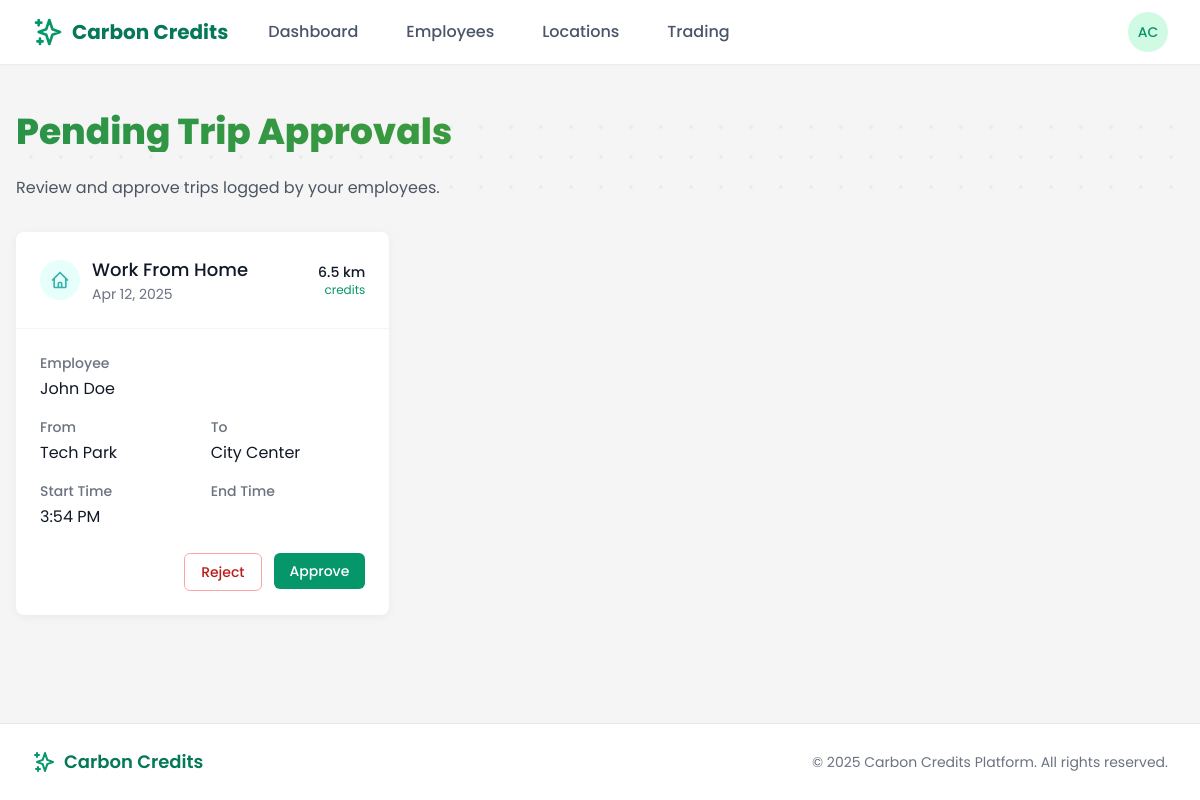
/employer/trips/pending/ (signed in), run on an earlier commit of the app's database.
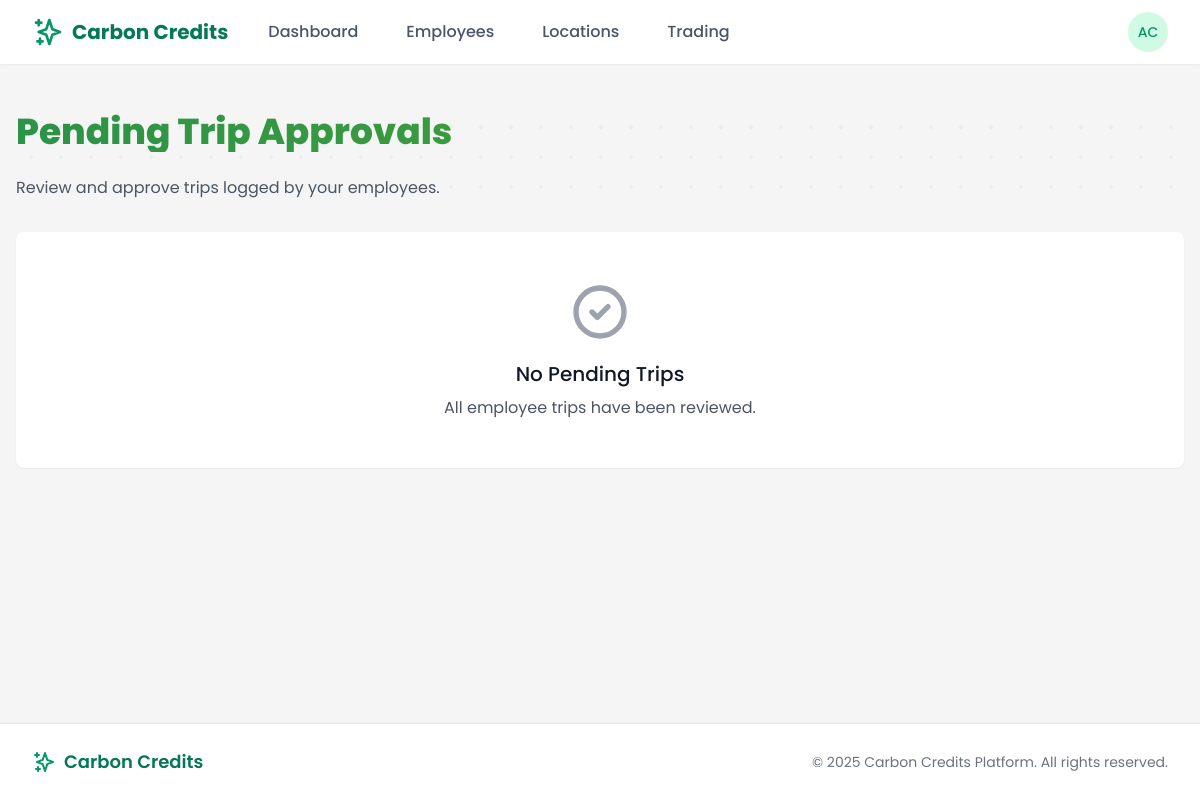
And on a later commit of the database.
### trips/models.py (models this page shows, shortened)
class Trip(models.Model):
    TRANSPORT_MODES = (
        ('car', 'Car (Single Occupancy)'),
        ('carpool', 'Carpool'),
        ('public_transport', 'Public Transport'),
        ('bicycle', 'Bicycle'),
        ('walking', 'Walking'),
        ('work_from_home', 'Work From Home'),
    )
    VERIFICATION_STATUS = (
        ('pending', 'Pending'),
        ('verified', 'Verified'),
        ('rejected', 'Rejected'),
        ('flagged', 'Flagged for Review'),
    )
    employee = models.ForeignKey(
        EmployeeProfile,
        on_delete=models.CASCADE,
        related_name='trips'
    )
    start_location = models.ForeignKey(
        Location,
        on_delete=models.SET_NULL,
        related_name='trip_starts',
        null=True
    )
    end_location = models.ForeignKey(
        Location,
        on_delete=models.SET_NULL,
        related_name='trip_ends',
        null=True
    )
    start_time = models.DateTimeField()
    end_time = models.DateTimeField(null=True, blank=True)
    transport_mode = models.CharField(
        max_length=20,
        choices=TRANSPORT_MODES
    )
    distance_km = models.DecimalField(
        max_digits=8,
        decimal_places=2,
        null=True,
        blank=True
    )
    carbon_savings = models.DecimalField(
        max_digits=8,
        decimal_places=2,
        null=True,
        blank=True
    )
    credits_earned = models.DecimalField(
        max_digits=8,
        decimal_places=2,
        null=True,
        blank=True
    )
    proof_image = models.ImageField(
        upload_to='trip_proofs/',
        null=True,
        blank=True
    )
    verification_status = models.CharField(
        max_length=10,
        choices=VERIFICATION_STATUS,
        default='pending'
    )
    verified_by = models.ForeignKey(
        CustomUser,
        on_delete=models.SET_NULL,
        related_name='verified_trips',
        null=True,
        blank=True
    )
    created_at = models.DateTimeField(default=timezone.now)

### users/models.py (models this page shows, shortened)
class EmployeeProfile(models.Model):
    user = models.OneToOneField(
        CustomUser,
        on_delete=models.CASCADE,
        related_name='employee_profile'
    )
    employer = models.ForeignKey(
        EmployerProfile,
        on_delete=models.CASCADE,
        related_name='employees'
    )
    approved = models.BooleanField(default=False)
    created_at = models.DateTimeField(default=timezone.now)

class CustomUser(AbstractUser):
    is_employee = models.BooleanField(default=False)
    is_employer = models.BooleanField(default=False)
    is_bank_admin = models.BooleanField(default=False)
    is_super_admin = models.BooleanField(default=False)
    email = models.EmailField(_('email address'), unique=True)
    date_joined = models.DateTimeField(default=timezone.now)
    approved = models.BooleanField(default=False)
    USERNAME_FIELD = 'email'
    REQUIRED_FIELDS = ['username', 'first_name', 'last_name']
    class Meta:
        verbose_name = _('user')
        verbose_name_plural = _('users')

class Location(models.Model):
    LOCATION_TYPES = (
        ('home', 'Home'),
        ('office', 'Office'),
        ('commute', 'Commute'),
        ('other', 'Other'),
    )
    name = models.CharField(max_length=100, default='', blank=True)
    created_by = models.ForeignKey(
        CustomUser,
        on_delete=models.CASCADE,
        related_name='locations'
    )
    latitude = models.DecimalField(max_digits=10, decimal_places=7)
    longitude = models.DecimalField(max_digits=10, decimal_places=7)
    address = models.CharField(max_length=255)
    location_type = models.CharField(max_length=10, choices=LOCATION_TYPES, default='other')
    employer = models.ForeignKey(
        EmployerProfile,
        on_delete=models.CASCADE,
        related_name='office_locations',
        null=True,
        blank=True
    )
    is_primary = models.BooleanField(default=False)
    created_at = models.DateTimeField(default=timezone.now)

### core/views/employer_views.py (the view)
# urls.py: path('trips/pending/', pending_trips, name='employer_pending_trips'),
@login_required
@user_passes_test(lambda u: u.is_employer)
def pending_trips(request):
    employer_profile = request.user.employer_profile
    employee_ids = employer_profile.employees.values_list('id', flat=True)
    pending_trips = Trip.objects.filter(
        employee__in=employee_ids,
        verification_status='pending'
    ).order_by('-start_time')
    context = {
        'pending_trips': pending_trips,
        'page_title': 'Pending Trip Approvals',
    }
    return render(request, 'employer/pending_trips.html', context)

### templates/employer/pending_trips.html (shortened to what the changed rows need)
{% extends 'base.html' %}
{% block content %}
<div class="dashboard-container px-4 py-6">
    <div class="relative mb-8">
        <div class="relative z-10">
            <h1 class="section-headline text-3xl md:text-4xl font-bold mb-6">Pending Trip Approvals</h1>
        </div>
    </div>
    <div class="mb-8">
        {% if pending_trips %}
            <div class="grid grid-cols-1 md:grid-cols-2 lg:grid-cols-3 gap-6">
                {% for trip in pending_trips %}
                <div class="trip-card overflow-hidden">
                    <div class="p-6 border-b border-gray-100 flex justify-between items-center">
                        <div class="flex items-center">
                            <div class="transport-mode-icon {% if trip.transport_mode == 'bicycle' %}bicycle-icon{% elif trip.transport_mode == 'walking' %}walking-icon{% elif trip.transport_mode == 'public_transport' %}public-transport-icon{% elif trip.transport_mode == 'carpool' %}carpool-icon{% elif trip.transport_mode == 'work_from_home' %}work-from-home-icon{% endif %}">
                            </div>
                            <div class="ml-3">
                                <p class="text-lg font-medium text-gray-900">{{ trip.get_transport_mode_display }}</p>
                                <p class="text-sm text-gray-500">{{ trip.start_time|date:"M d, Y" }}</p>
                            </div>
                        </div>
                        <div class="text-right">
                            <p class="text-sm font-medium text-gray-900">{{ trip.distance_km|floatformat:1 }} km</p>
                            <p class="text-xs text-green-600">{{ trip.credits_earned|floatformat:2 }} credits</p>
                        </div>
                    </div>
                    <div class="p-6">
                        <div class="mb-4">
                            <p class="text-sm font-medium text-gray-500 mb-1">Employee</p>
                            <p class="text-base text-gray-900">{{ trip.employee.user.get_full_name }}</p>
                        </div>
                        <div class="mb-4 grid grid-cols-2 gap-4">
                            <div>
                                <p class="text-sm font-medium text-gray-500 mb-1">From</p>
                                <p class="text-base text-gray-900">{{ trip.start_location.name }}</p>
                            </div>
                            <div>
                                <p class="text-sm font-medium text-gray-500 mb-1">To</p>
                                <p class="text-base text-gray-900">{{ trip.end_location.name }}</p>
                            </div>
                        </div>
                        <div class="mb-4 grid grid-cols-2 gap-4">
                            <div>
                                <p class="text-sm font-medium text-gray-500 mb-1">Start Time</p>
                                <p class="text-base text-gray-900">{{ trip.start_time|time:"g:i A" }}</p>
                            </div>
                            <div>
                                <p class="text-sm font-medium text-gray-500 mb-1">End Time</p>
                            </div>
                        </div>
                        <div class="mt-6 flex justify-end space-x-3">
                            <form method="post" action="{% url 'employer:employer_trip_approval' trip.id %}" class="inline-block">
                                <button type="submit" class="px-4 py-2 border border-red-300 text-red-700 rounded-md hover:bg-red-50 text-sm font-medium">
                                    Reject
                                </button>
                            </form>
                            <form method="post" action="{% url 'employer:employer_trip_approval' trip.id %}" class="inline-block">
                                <button type="submit" class="px-4 py-2 bg-green-600 text-white rounded-md hover:bg-green-700 text-sm font-medium">
                                    Approve
                                </button>
                            </form>
                        </div>
                    </div>
                </div>
                {% endfor %}
            </div>
        {% else %}
            <div class="text-center py-12 bg-white rounded-lg shadow-sm">
                <svg xmlns="http://www.w3.org/2000/svg" class="h-16 w-16 mx-auto text-gray-400 mb-4" fill="none" viewBox="0 0 24 24" stroke="currentColor">
                    <path stroke-linecap="round" stroke-linejoin="round" stroke-width="2" d="M9 12l2 2 4-4m6 2a9 9 0 11-18 0 9 9 0 0118 0z" />
                </svg>
                <h3 class="text-xl font-medium text-gray-900 mb-2">No Pending Trips</h3>
                <p class="text-gray-600">All employee trips have been reviewed.</p>
            </div>
        {% endif %}
    </div>
</div>
{% endblock %}

What changed in the data, as far as the page shows it:
no longer on this page (row edited): Trip: transport_mode "Work From Home", start_time "Apr 12, 2025", distance_km "6.5", employee.user.get_full_name "John Doe", start_location.name "Tech Park", end_location.name "City Center", start_time "3:54 PM"
Also different on the page:
text now shown: "No Pending Trips All employee trips have been reviewed."
